Frame 1 (no input): blank canvas, image omitted
Frame 60 (no input): blank canvas, image omitted
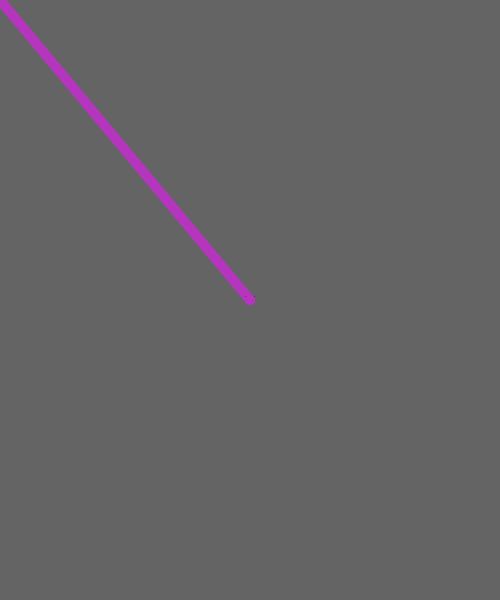
Frame 120 (the mouse pressed at the canvas centre since frame 60)

The p5.js sketch whose frames 1 and 60 were blank and that drew this single picture after the mouse press (run headless with seeded random() and noise() and a simulated clock; from frame 60 on, the mouse is pressed at the canvas centre):

// p5.js sketch
// ── sketch.js
var r, g, b;

function setup() {
  createCanvas(500, 600);
  background(100);
}


function draw() {
  //background(0);

  strokeWeight(10);
  stroke(r, g, b);

  // mouseIsPressed is an environment "variable" which returns true or false
  if (mouseIsPressed == true) {
    // this will be executed repeatedly while mouse is being pressed.
    line(pmouseX, pmouseY, mouseX, mouseY);
  }
}


// mousePressed is a built-in "function" in p5 which can be fired by mouse interaction
function mousePressed() {
  // this will be executed only once when mouse is pressed.
  r = random(255);
  g = random(255);
  b = random(255);
}
